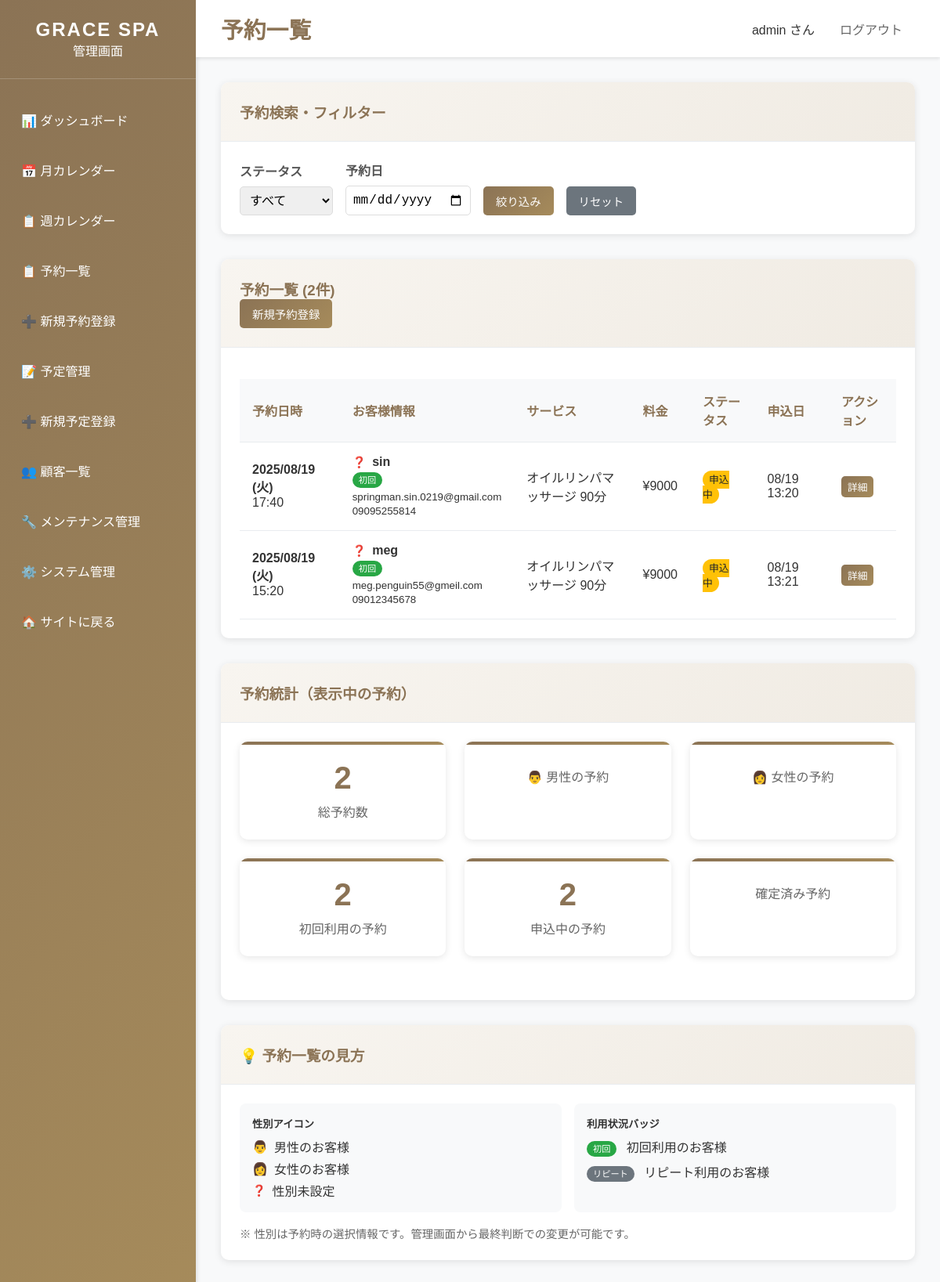
The page /dashboard/bookings/ (signed in) on the database as committed earlier.
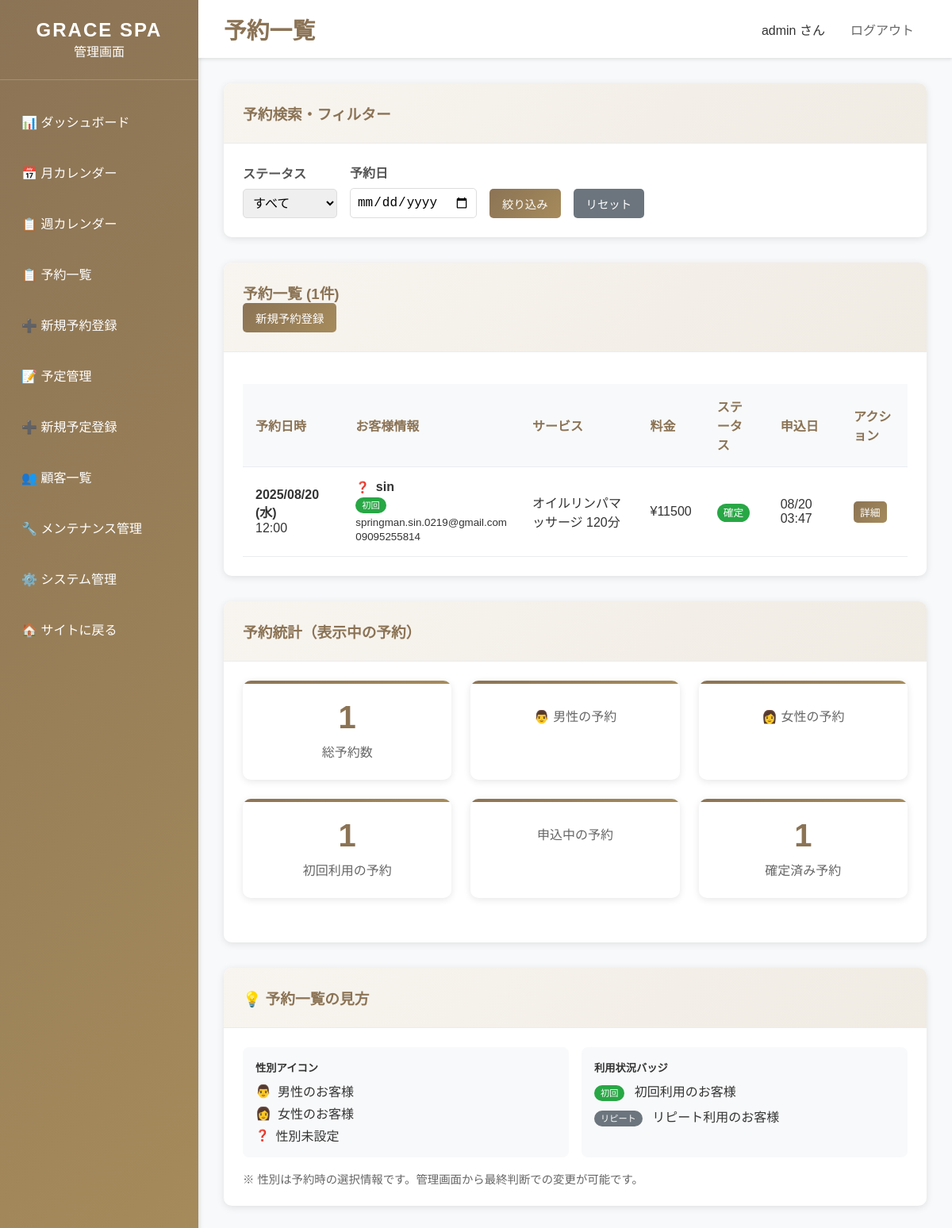
The same page on the database as committed later.
### bookings/models.py (models this page shows, shortened)
class Booking(models.Model):
    STATUS_CHOICES = [
        ('pending', '承認待ち'),
        ('confirmed', '確定'),
        ('completed', '完了'),
        ('cancelled', 'キャンセル'),
    ]
    customer = models.ForeignKey(Customer, on_delete=models.CASCADE, verbose_name='顧客')
    service = models.ForeignKey(Service, on_delete=models.CASCADE, verbose_name='サービス')
    therapist = models.ForeignKey(Therapist, on_delete=models.SET_NULL, null=True, blank=True, verbose_name='施術者')
    booking_date = models.DateField('予約日')
    booking_time = models.TimeField('予約時間')
    status = models.CharField('ステータス', max_length=20, choices=STATUS_CHOICES, default='pending')
    notes = models.TextField('備考', blank=True)
    created_at = models.DateTimeField('作成日時', auto_now_add=True)
    updated_at = models.DateTimeField('更新日時', auto_now=True)
    class Meta:
        verbose_name = '予約'
        verbose_name_plural = '予約'
        ordering = ['-booking_date', '-booking_time']
        unique_together = ['therapist', 'booking_date', 'booking_time']

class Customer(models.Model):
    GENDER_CHOICES = [
        ('male', '男性'),
        ('female', '女性'),
    ]
    name = models.CharField('名前', max_length=100)
    email = models.EmailField('メールアドレス', unique=True)
    phone = models.CharField('電話番号', max_length=20)
    notes = models.TextField('備考', blank=True)  # ← 顧客の永続的な備考用（残す！）
    gender = models.CharField(
        '性別',
        max_length=10,
        choices=GENDER_CHOICES,
        blank=True,
        null=True
    )
    is_first_visit = models.BooleanField(
        '初回利用',
        default=True,
        help_text='初回利用かどうか'
    )
    created_at = models.DateTimeField('作成日時', auto_now_add=True)
    updated_at = models.DateTimeField('更新日時', auto_now=True)
    class Meta:
        verbose_name = '顧客'
        verbose_name_plural = '顧客'
        ordering = ['-created_at']

class Service(models.Model):
    name = models.CharField('サービス名', max_length=100)
    description = models.TextField('説明', blank=True)
    duration_minutes = models.PositiveIntegerField('施術時間（分）')
    price = models.PositiveIntegerField('料金')
    is_active = models.BooleanField('有効', default=True)
    sort_order = models.PositiveIntegerField('表示順', default=0)
    created_at = models.DateTimeField('作成日時', auto_now_add=True)
    updated_at = models.DateTimeField('更新日時', auto_now=True)
    class Meta:
        verbose_name = 'サービス'
        verbose_name_plural = 'サービス'
        ordering = ['sort_order', 'name']

### dashboard/views.py (the view)
# urls.py: path('dashboard/bookings/', views.booking_list, name='booking_list'),
@staff_member_required
def booking_list(request):
    status_filter = request.GET.get('status', '')
    date_filter = request.GET.get('date', '')
    bookings = Booking.objects.all()
    if status_filter:
        bookings = bookings.filter(status=status_filter)
    if date_filter:
        try:
            filter_date = datetime.strptime(date_filter, '%Y-%m-%d').date()
            bookings = bookings.filter(booking_date=filter_date)
        except ValueError:
            pass
    bookings = bookings.order_by('-booking_date', '-booking_time')
    context = {
        'title': '予約一覧 - GRACE SPA管理画面',
        'bookings': bookings,
        'status_choices': Booking.STATUS_CHOICES,
        'current_status': status_filter,
        'current_date': date_filter,
    }
    return render(request, 'dashboard/booking_list.html', context)

### templates/dashboard/booking_list.html (shortened to what this page needs)
{% extends 'dashboard/base_dashboard.html' %}
{% block page_title %}予約一覧{% endblock %}
{% block content %}
<div class="card">
    <div class="card-header">
        <h3>予約検索・フィルター</h3>
    </div>
    <div class="card-body">
        <form method="get" style="display: flex; gap: 1rem; align-items: end; flex-wrap: wrap;">
            <div class="form-group" style="margin-bottom: 0;">
                <label for="status">ステータス</label>
                <select name="status" id="status" class="form-control">
                    <option value="">すべて</option>
                </select>
            </div>
            <div class="form-group" style="margin-bottom: 0;">
                <label for="date">予約日</label>
                <input type="date" name="date" id="date" value="{{ current_date }}" class="form-control">
            </div>
            <button type="submit" class="btn btn-primary">絞り込み</button>
            <a href="{% url 'dashboard:booking_list' %}" class="btn btn-secondary">リセット</a>
        </form>
    </div>
</div>
<div class="card">
    <div class="card-header">
        <h3>予約一覧 ({{ bookings.count }}件)</h3>
        <a href="{% url 'dashboard:booking_create' %}" class="btn btn-primary">新規予約登録</a>
    </div>
    <div class="card-body">
        {% if bookings %}
            <table class="table">
                <thead>
                    <tr>
                        <th>予約日時</th>
                        <th>お客様情報</th>
                        <th>サービス</th>
                        <th>料金</th>
                        <th>ステータス</th>
                        <th>申込日</th>
                        <th>アクション</th>
                    </tr>
                </thead>
                <tbody>
                    {% for booking in bookings %}
                    <tr>
                        <td>
                            <strong>{{ booking.booking_date|date:"Y/m/d (D)" }}</strong><br>
                            {{ booking.booking_time }}
                        </td>
                        <td>
                            <div style="display: flex; align-items: center; gap: 0.5rem;">
                                {% if booking.customer.gender == 'male' %}
                                    <span style="font-size: 16px; color: #007bff;" title="男性">👨</span>
                                {% elif booking.customer.gender == 'female' %}
                                    <span style="font-size: 16px; color: #e91e63;" title="女性">👩</span>
                                {% else %}
                                    <span style="font-size: 14px; color: #6c757d;" title="性別未設定">❓</span>
                                {% endif %}
                                <strong>{{ booking.customer.name }}</strong>
                            </div>
                            <div style="margin: 0.25rem 0;">
                                {% if booking.customer.is_first_visit %}
                                    <span class="badge" style="background: #28a745; color: white; font-size: 0.7rem;">初回</span>
                                {% else %}
                                    <span class="badge" style="background: #6c757d; color: white; font-size: 0.7rem;">リピート</span>
                                {% endif %}
                            </div>
                            <small>{{ booking.customer.email }}</small><br>
                            <small>{{ booking.customer.phone }}</small>
                        </td>
                        <td>{{ booking.service.name }}</td>
                        <td>¥{{ booking.service.price|floatformat:0 }}</td>
                        <td>
                            {% if booking.status == 'pending' %}
                                <span class="badge badge-pending">申込中</span>
                            {% elif booking.status == 'confirmed' %}
                                <span class="badge badge-confirmed">確定</span>
                            {% elif booking.status == 'completed' %}
                                <span class="badge badge-completed">完了</span>
                            {% elif booking.status == 'cancelled' %}
                                <span class="badge badge-cancelled">キャンセル</span>
                            {% elif booking.status == 'no_show' %}
                                <span class="badge badge-no-show">無断キャンセル</span>
                            {% endif %}
                        </td>
                        <td>{{ booking.created_at|date:"m/d H:i" }}</td>
                        <td>
                            <a href="{% url 'dashboard:booking_detail' booking.id %}"
                               class="btn btn-sm btn-primary">詳細</a>
                        </td>
                    </tr>
                    {% endfor %}
                </tbody>
            </table>
        {% endif %}
    </div>
</div>
<div class="card">
    <div class="card-header">
        <h3>予約統計（表示中の予約）</h3>
    </div>
    <div class="card-body">
        <div class="stats-grid">
            <div class="stat-card">
                <div class="stat-number">{{ bookings.count }}</div>
                <div class="stat-label">総予約数</div>
            </div>
            <div class="stat-card">
                <div class="stat-label">👨 男性の予約</div>
            </div>
            <div class="stat-card">
                <div class="stat-label">👩 女性の予約</div>
            </div>
            <div class="stat-card">
                <div class="stat-number">
                    {% with first_visit_bookings=0 %}
                        {% for booking in bookings %}
                            {% if booking.customer.is_first_visit and forloop.last %}
                                {{ forloop.counter0|add:1 }}
                            {% endif %}
                        {% endfor %}
                    {% endwith %}
                </div>
                <div class="stat-label">初回利用の予約</div>
            </div>
            <div class="stat-card">
                <div class="stat-number">
                    {% with pending_bookings=0 %}
                        {% for booking in bookings %}
                            {% if booking.status == 'pending' and forloop.last %}
                                {{ forloop.counter0|add:1 }}
                            {% endif %}
                        {% endfor %}
                    {% endwith %}
                </div>
                <div class="stat-label">申込中の予約</div>
            </div>
            <div class="stat-card">
                <div class="stat-number">
                    {% with confirmed_bookings=0 %}
                        {% for booking in bookings %}
                            {% if booking.status == 'confirmed' and forloop.last %}
                                {{ forloop.counter0|add:1 }}
                            {% endif %}
                        {% endfor %}
                    {% endwith %}
                </div>
                <div class="stat-label">確定済み予約</div>
            </div>
        </div>
    </div>
</div>
<div class="card">
    <div class="card-header">
        <h3>💡 予約一覧の見方</h3>
    </div>
    <div class="card-body">
        <div style="display: grid; grid-template-columns: repeat(auto-fit, minmax(250px, 1fr)); gap: 1rem;">
            <div style="padding: 1rem; background: #f8f9fa; border-radius: 8px;">
                <h5 style="margin-bottom: 0.5rem;">性別アイコン</h5>
                <div style="display: flex; align-items: center; gap: 0.5rem; margin-bottom: 0.25rem;">
                    <span style="font-size: 16px; color: #007bff;">👨</span>
                    <span>男性のお客様</span>
                </div>
                <div style="display: flex; align-items: center; gap: 0.5rem; margin-bottom: 0.25rem;">
                    <span style="font-size: 16px; color: #e91e63;">👩</span>
                    <span>女性のお客様</span>
                </div>
                <div style="display: flex; align-items: center; gap: 0.5rem;">
                    <span style="font-size: 14px; color: #6c757d;">❓</span>
                    <span>性別未設定</span>
                </div>
            </div>
            <div style="padding: 1rem; background: #f8f9fa; border-radius: 8px;">
                <h5 style="margin-bottom: 0.5rem;">利用状況バッジ</h5>
                <div style="margin-bottom: 0.5rem;">
                    <span class="badge" style="background: #28a745; color: white; font-size: 0.7rem;">初回</span>
                    <span style="margin-left: 0.5rem;">初回利用のお客様</span>
                </div>
                <div>
                    <span class="badge" style="background: #6c757d; color: white; font-size: 0.7rem;">リピート</span>
                    <span style="margin-left: 0.5rem;">リピート利用のお客様</span>
                </div>
            </div>
        </div>
        <p style="margin-top: 1rem; color: #666; font-size: 0.9rem;">
            ※ 性別は予約時の選択情報です。管理画面から最終判断での変更が可能です。
        </p>
    </div>
</div>
{% endblock %}

### templates/dashboard/base_dashboard.html (shortened to what this page needs)
<!DOCTYPE html>
<html lang="ja">
<head>
</head>
<body>
    <div class="dashboard-container">
        <nav class="sidebar">
            <div class="sidebar-header">
                <h2>GRACE SPA</h2>
                <p>管理画面</p>
            </div>
            <ul class="sidebar-nav">
                <li class="nav-item">
                    <a href="{% url 'dashboard:home' %}" class="nav-link">
                        📊 ダッシュボード
                    </a>
                </li>
                <li class="nav-item">
                    <a href="{% url 'dashboard:calendar' %}" class="nav-link">
                        📅 月カレンダー
                    </a>
                </li>
                <li class="nav-item">
                    <a href="{% url 'dashboard:week_calendar' %}" class="nav-link">
                        📋 週カレンダー
                    </a>
                </li>
                <li class="nav-item">
                    <a href="{% url 'dashboard:booking_list' %}" class="nav-link">
                        📋 予約一覧
                    </a>
                </li>
                <li class="nav-item">
                    <a href="{% url 'dashboard:booking_create' %}" class="nav-link">
                        ➕ 新規予約登録
                    </a>
                </li>
                <li class="nav-item">
                    <a href="{% url 'dashboard:schedule_list' %}" class="nav-link">
                        📝 予定管理
                    </a>
                </li>
                <li class="nav-item">
                    <a href="{% url 'dashboard:schedule_create' %}" class="nav-link">
                        ➕ 新規予定登録
                    </a>
                </li>
                <li class="nav-item">
                    <a href="{% url 'dashboard:customer_list' %}" class="nav-link">
                        👥 顧客一覧
                    </a>
                </li>
                <li class="nav-item">
                    <a href="{% url 'dashboard:maintenance_settings' %}" class="nav-link">
                        🔧 メンテナンス管理
                    </a>
                </li>
                <li class="nav-item">
                    <a href="/admin/" class="nav-link">
                        ⚙️ システム管理
                    </a>
                </li>
                <li class="nav-item">
                    <a href="{% url 'website:home' %}" class="nav-link">
                        🏠 サイトに戻る
                    </a>
                </li>
            </ul>
        </nav>
        <main class="main-content">
            <div class="topbar">
                <h1>{% block page_title %}ダッシュボード{% endblock %}</h1>
                <div class="user-info">
                    <span>{{ user.username }} さん</span>
                    <a href="/admin/logout/">ログアウト</a>
                </div>
            </div>
            <div class="content-area">
                {% block content %}
                {% endblock %}
            </div>
        </main>
    </div>
</body>
</html>

Rows that differ between the two databases and show on the page:
removed Booking: booking_date "2025/08/19 (火)", booking_time "17:40", customer.name "sin", shows "初回", customer.email "springman.sin.0219@gmail.com", customer.phone "09095255814", service.name "オイルリンパマッサージ 90分", service.price "9000", status "申込中", created_at "08/19 13:20", shown under "予約一覧 (2件)"
removed Booking: booking_date "2025/08/19 (火)", booking_time "15:20", customer.name "meg", shows "初回", customer.email "meg.penguin55@gmeil.com", customer.phone "09012345678", service.name "オイルリンパマッサージ 90分", service.price "9000", status "申込中", created_at "08/19 13:21"
added Booking: booking_date "2025/08/20 (水)", booking_time "12:00", customer.name "sin", shows "初回", customer.email "springman.sin.0219@gmail.com", customer.phone "09095255814", service.name "オイルリンパマッサージ 120分", service.price "11500", status "確定", created_at "08/20 03:47"
Other text that changed with them:
{{ bookings.count }}: "2" → "1"
